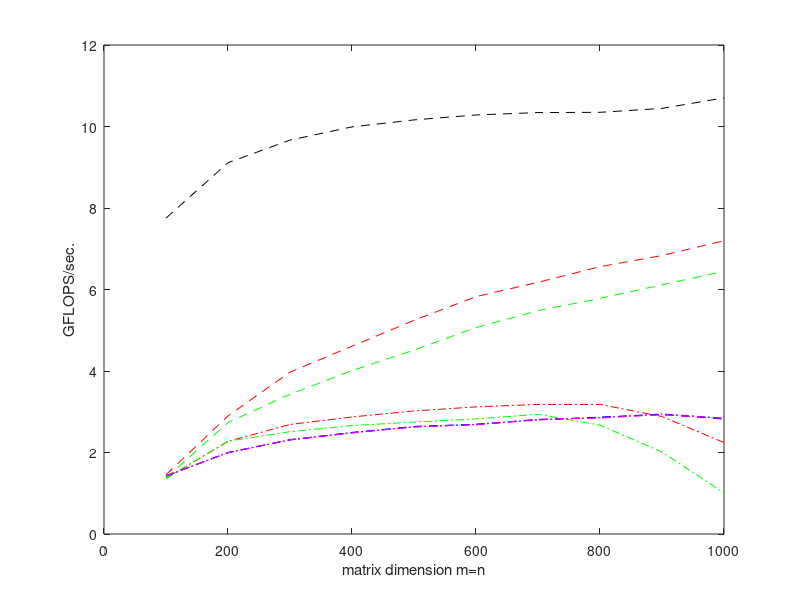

MATLAB code to generate this figure: (Note: this script raises an error after producing the figure.)
% number of repeats:% 2
% enter max GFLOPS:% 6.800000
% enter nb_alg:% 128
% enter nfirst, nlast, ninc:% 100 1000 100
data_FLAME( 1, 1:2 ) = [ 100 7.751938e+00 ];
data_unb_var1( 1, 1:3 ) = [ 100 1.364256e+00  3.469447e-18];
data_blk_var1( 1, 1:3 ) = [ 100 1.453488e+00  3.469447e-18];
data_unb_var2( 1, 1:3 ) = [ 100 1.367989e+00  1.561251e-17];
data_blk_var2( 1, 1:3 ) = [ 100 1.369863e+00  1.561251e-17];
data_unb_var3( 1, 1:3 ) = [ 100 1.420455e+00  1.214306e-17];
data_blk_var3( 1, 1:3 ) = [ 100 1.422475e+00  1.214306e-17];
data_unb_var4( 1, 1:3 ) = [ 100 1.428571e+00  1.214306e-17];
data_blk_var4( 1, 1:3 ) = [ 100 1.432665e+00  1.214306e-17];

data_FLAME( 2, 1:2 ) = [ 200 9.111617e+00 ];
data_unb_var1( 2, 1:3 ) = [ 200 2.272727e+00  1.734723e-18];
data_blk_var1( 2, 1:3 ) = [ 200 2.897501e+00  1.734723e-18];
data_unb_var2( 2, 1:3 ) = [ 200 2.277256e+00  7.806256e-18];
data_blk_var2( 2, 1:3 ) = [ 200 2.736914e+00  7.806256e-18];
data_unb_var3( 2, 1:3 ) = [ 200 1.999000e+00  6.938894e-18];
data_blk_var3( 2, 1:3 ) = [ 200 1.996506e+00  6.938894e-18];
data_unb_var4( 2, 1:3 ) = [ 200 1.997503e+00  6.938894e-18];
data_blk_var4( 2, 1:3 ) = [ 200 1.995012e+00  6.938894e-18];

data_FLAME( 3, 1:2 ) = [ 300 9.667025e+00 ];
data_unb_var1( 3, 1:3 ) = [ 300 2.687904e+00  8.673617e-19];
data_blk_var1( 3, 1:3 ) = [ 300 3.971756e+00  8.673617e-19];
data_unb_var2( 3, 1:3 ) = [ 300 2.511161e+00  1.084202e-17];
data_blk_var2( 3, 1:3 ) = [ 300 3.428571e+00  6.505213e-18];
data_unb_var3( 3, 1:3 ) = [ 300 2.309666e+00  4.336809e-18];
data_blk_var3( 3, 1:3 ) = [ 300 2.315410e+00  4.336809e-18];
data_unb_var4( 3, 1:3 ) = [ 300 2.306904e+00  4.336809e-18];
data_blk_var4( 3, 1:3 ) = [ 300 2.316205e+00  4.336809e-18];

data_FLAME( 4, 1:2 ) = [ 400 9.990634e+00 ];
data_unb_var1( 4, 1:3 ) = [ 400 2.872145e+00  8.673617e-19];
data_blk_var1( 4, 1:3 ) = [ 400 4.608295e+00  8.673617e-19];
data_unb_var2( 4, 1:3 ) = [ 400 2.661123e+00  7.372575e-18];
data_blk_var2( 4, 1:3 ) = [ 400 4.008518e+00  3.903128e-18];
data_unb_var3( 4, 1:3 ) = [ 400 2.492600e+00  3.035766e-18];
data_blk_var3( 4, 1:3 ) = [ 400 2.489013e+00  3.035766e-18];
data_unb_var4( 4, 1:3 ) = [ 400 2.477739e+00  3.035766e-18];
data_blk_var4( 4, 1:3 ) = [ 400 2.480909e+00  3.035766e-18];

data_FLAME( 5, 1:2 ) = [ 500 1.016178e+01 ];
data_unb_var1( 5, 1:3 ) = [ 500 3.019761e+00  8.673617e-19];
data_blk_var1( 5, 1:3 ) = [ 500 5.244168e+00  8.673617e-19];
data_unb_var2( 5, 1:3 ) = [ 500 2.746166e+00  9.107298e-18];
data_blk_var2( 5, 1:3 ) = [ 500 4.513939e+00  3.903128e-18];
data_unb_var3( 5, 1:3 ) = [ 500 2.626823e+00  2.602085e-18];
data_blk_var3( 5, 1:3 ) = [ 500 2.640529e+00  2.602085e-18];
data_unb_var4( 5, 1:3 ) = [ 500 2.637020e+00  2.602085e-18];
data_blk_var4( 5, 1:3 ) = [ 500 2.626161e+00  2.602085e-18];

data_FLAME( 6, 1:2 ) = [ 600 1.028327e+01 ];
data_unb_var1( 6, 1:3 ) = [ 600 3.119945e+00  4.336809e-19];
data_blk_var1( 6, 1:3 ) = [ 600 5.825243e+00  8.673617e-19];
data_unb_var2( 6, 1:3 ) = [ 600 2.823899e+00  8.456777e-18];
data_blk_var2( 6, 1:3 ) = [ 600 5.065547e+00  3.035766e-18];
data_unb_var3( 6, 1:3 ) = [ 600 2.693569e+00  2.168404e-18];
data_blk_var3( 6, 1:3 ) = [ 600 2.689879e+00  2.168404e-18];
data_unb_var4( 6, 1:3 ) = [ 600 2.680932e+00  2.168404e-18];
data_blk_var4( 6, 1:3 ) = [ 600 2.682030e+00  2.168404e-18];

data_FLAME( 7, 1:2 ) = [ 700 1.034223e+01 ];
data_unb_var1( 7, 1:3 ) = [ 700 3.179518e+00  4.336809e-19];
data_blk_var1( 7, 1:3 ) = [ 700 6.176396e+00  6.505213e-19];
data_unb_var2( 7, 1:3 ) = [ 700 2.938178e+00  6.288373e-18];
data_blk_var2( 7, 1:3 ) = [ 700 5.479671e+00  3.469447e-18];
data_unb_var3( 7, 1:3 ) = [ 700 2.805474e+00  2.385245e-18];
data_blk_var3( 7, 1:3 ) = [ 700 2.806805e+00  2.385245e-18];
data_unb_var4( 7, 1:3 ) = [ 700 2.799269e+00  2.385245e-18];
data_blk_var4( 7, 1:3 ) = [ 700 2.817110e+00  2.385245e-18];

data_FLAME( 8, 1:2 ) = [ 800 1.034803e+01 ];
data_unb_var1( 8, 1:3 ) = [ 800 3.180677e+00  6.505213e-19];
data_blk_var1( 8, 1:3 ) = [ 800 6.559813e+00  6.505213e-19];
data_unb_var2( 8, 1:3 ) = [ 800 2.671119e+00  5.637851e-18];
data_blk_var2( 8, 1:3 ) = [ 800 5.781979e+00  2.385245e-18];
data_unb_var3( 8, 1:3 ) = [ 800 2.855740e+00  1.951564e-18];
data_blk_var3( 8, 1:3 ) = [ 800 2.867576e+00  1.951564e-18];
data_unb_var4( 8, 1:3 ) = [ 800 2.860975e+00  1.951564e-18];
data_blk_var4( 8, 1:3 ) = [ 800 2.844460e+00  1.951564e-18];

data_FLAME( 9, 1:2 ) = [ 900 1.044443e+01 ];
data_unb_var1( 9, 1:3 ) = [ 900 2.883007e+00  4.336809e-19];
data_blk_var1( 9, 1:3 ) = [ 900 6.833905e+00  4.336809e-19];
data_unb_var2( 9, 1:3 ) = [ 900 2.012339e+00  5.421011e-18];
data_blk_var2( 9, 1:3 ) = [ 900 6.115207e+00  2.602085e-18];
data_unb_var3( 9, 1:3 ) = [ 900 2.945431e+00  2.168404e-18];
data_blk_var3( 9, 1:3 ) = [ 900 2.936000e+00  2.168404e-18];
data_unb_var4( 9, 1:3 ) = [ 900 2.929099e+00  2.168404e-18];
data_blk_var4( 9, 1:3 ) = [ 900 2.930123e+00  2.168404e-18];

data_FLAME( 10, 1:2 ) = [ 1000 1.070309e+01 ];
data_unb_var1( 10, 1:3 ) = [ 1000 2.243491e+00  4.336809e-19];
data_blk_var1( 10, 1:3 ) = [ 1000 7.196626e+00  4.336809e-19];
data_unb_var2( 10, 1:3 ) = [ 1000 1.007776e+00  5.421011e-18];
data_blk_var2( 10, 1:3 ) = [ 1000 6.444752e+00  1.951564e-18];
data_unb_var3( 10, 1:3 ) = [ 1000 2.842637e+00  1.517883e-18];
data_blk_var3( 10, 1:3 ) = [ 1000 2.817790e+00  1.517883e-18];
data_unb_var4( 10, 1:3 ) = [ 1000 2.840659e+00  1.517883e-18];
data_blk_var4( 10, 1:3 ) = [ 1000 2.836501e+00  1.517883e-18];

close all
plot( data_FLAME( :,1 ), data_FLAME( :, 2 ), 'k--' ); 
hold on
plot( data_unb_var1( :,1 ), data_unb_var1( :, 2 ), 'r-.' ); 
plot( data_unb_var2( :,1 ), data_unb_var2( :, 2 ), 'g-.' ); 
plot( data_unb_var3( :,1 ), data_unb_var3( :, 2 ), 'b-.' ); 
plot( data_unb_var4( :,1 ), data_unb_var4( :, 2 ), 'm-.' ); 
plot( data_blk_var1( :,1 ), data_blk_var1( :, 2 ), 'r--' ); 
plot( data_blk_var2( :,1 ), data_blk_var2( :, 2 ), 'g--' ); 
plot( data_blk_var3( :,1 ), data_blk_var3( :, 2 ), 'b--' ); 
plot( data_blk_var4( :,1 ), data_blk_var4( :, 2 ), 'm--' ); 
hold on 
xlabel( 'matrix dimension m=n' );
ylabel( 'GFLOPS/sec.' );
legend( 'FLA Trsm', ...
        'unb var1', ...
        'unb var2', ...
        'unb var3', ...
        'unb var4', ...
        'blk var1', ...
        'blk var2', ...
        'blk var3', ...
        'blk var4', ...
         2 );
